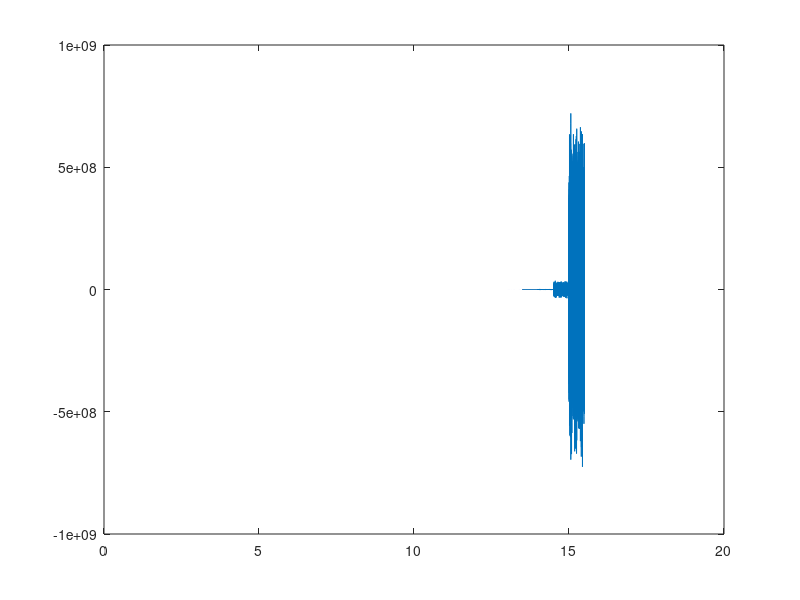

The MATLAB script that drew this image:
close all; 
clear;

Fs = 44100;              % Sampling rate
T = 1/Fs;                % Sample time
%Len = 256;               % Window size for fft
sec = 0.5;                 % Unit time of Signal
Tspan = 30;               % Number of Unit time
Hzmax = 4000;             % Maximum Frequency of Signal
%Hzmin = floor(Fs/Len)+1; % Minimum Frequency of Signal for fft
%Hzran = Hzmax-(Hzmin);   % Frequency Range for fft
%hlz = floor(Hzran/Tspan);% Unit Frequency range for fft
hlz = 400;                % Changing Frequency range
hlzs = 4;                % Changing Frequency step

clear tT sS;
clear stemp;

k=0;
tT = 0;
stemp=0;
sS=0;
k=1;
t = ((Fs*sec*(k-1))+1:Fs*sec*k)*T; % Time vector
tT = horzcat(tT, t);
s = sin(2*pi*(Hzmax-hlz*(k-1))*t); % Sine wave vector
sS = horzcat(sS, s);

for k=1:Tspan
    t = ((Fs*sec*k)+1:Fs*sec*(k+1))*T; % Time vector
    tT = horzcat(tT, t);
    
% Random change
    for l=1:hlzs:hlz
        hlzrand = hlz*rand; % Uniformly distributed-Random
%        hlzrand = hlz*randn; % Normaly distributed-Random
%       s = sin(2*pi*(Hzmax-hlz*(k-1)-hlzrand)*t; % Sine wave vector
       s = sin(2*pi*(Hzmax-hlz*(k-1)-hlzrand)*t+2*pi*rand); % Uniformly distributed-Random shifted phase-Sine wave vector 
%       s = sin(2*pi*(Hzmax-hlz*(k-1)-hlzrand)*t+2*pi*randn); % Normaly distributed-Random shifted phase-Sine wave vector     

% Uniformly change
%    for l=1:hlzs:hlz
%       s = sin(2*pi*(Hzmax-hlz*(k-1)-(l-1))*t; % Sine wave vector
%       s = sin(2*pi*(Hzmax-hlz*(k-1)-(l-1))*t+2*pi*rand); % Uniformly distributed-Random shifted phase-Sine wave vector 
%       s = sin(2*pi*(Hzmax-hlz*(k-1)-(l-1))*t+2*pi*randn); % Normaly distributed-Random shifted phase-Sine wave vector 

       stemp = stemp+s;
    end;
    stemp = stemp/(hlz/hlzs);
    sS = horzcat(sS, stemp);
    
    hlzs=hlzs*1.3;
    
end;


sound( sS, Fs );
% Plot shape of wave
plot(tT,sS);
%axis([0,0.1,-1.5,1.5]);
%axis([4.99,5,-1,1]);
%title('SineWave');
%xlabel('time (seconds)');


return;


% Simple FFT
%fftsS = fft(sS)/Len;
%fftsS = fft(sS,Len);
%f = Fs/2*linspace(0,1,length(sS)/2+1);
% Plot single-sided amplitude spectrum.
%plot(f,2*abs(fftsS(1:length(sS)/2+1))) 
%axis([170,185,0,100])
%title('Single-Sided Amplitude Spectrum of y(t)')
%xlabel('Frequency (Hz)')
%ylabel('|ffty(f)|')
